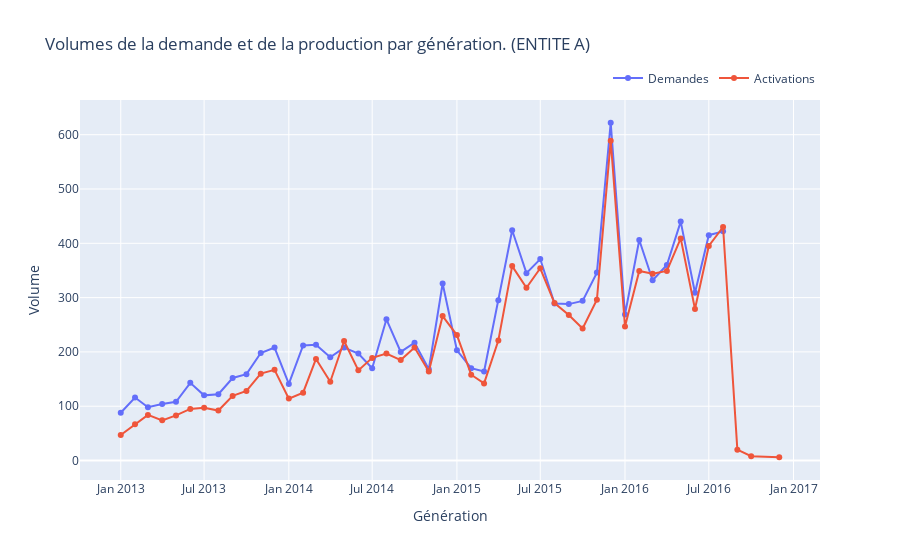

Notebook cell for this chart:
### Markdown cell above
### Entite A

### Code cell
import plotly.graph_objects as go
fig = go.Figure()
fig.add_trace(go.Scatter(x=gen_dmd_A["Gen_Demande"], y=gen_dmd_A["Nbr_D"],
                    mode='lines+markers',
                    name='Demandes'))
fig.add_trace(go.Scatter(x=gen_activ_A["Gen_Active"], y=gen_activ_A["Nbr_A"],
                    mode='lines+markers',
                    name='Activations'))
fig.update_layout(
    title="Volumes de la demande et de la production par génération. (ENTITE A)",
    bargap=0.15,
    legend=dict(orientation="h", yanchor="bottom", y=1.02, xanchor="right", x=1)
)
fig.update_yaxes(title='Volume')
fig.update_xaxes(title='Génération')

### Figure 1 — Plotly figure (JSON) as saved in the notebook; plotly's stock layout.template omitted (floating-point values rounded to 4 significant figures)
{"data": [{"mode": "lines+markers", "name": "Demandes", "type": "scatter", "x": ["2013-01-01", "2013-02-01", "2013-03-01", "2013-04-01", "2013-05-01", "2013-06-01", "2013-07-01", "2013-08-01", "2013-09-01", "2013-10-01", "2013-11-01", "2013-12-01", "2014-01-01", "2014-02-01", "2014-03-01", "2014-04-01", "2014-05-01", "2014-06-01", "2014-07-01", "2014-08-01", "2014-09-01", "2014-10-01", "2014-11-01", "2014-12-01", "2015-01-01", "2015-02-01", "2015-03-01", "2015-04-01", "2015-05-01", "2015-06-01", "2015-07-01", "2015-08-01", "2015-09-01", "2015-10-01", "2015-11-01", "2015-12-01", "2016-01-01", "2016-02-01", "2016-03-01", "2016-04-01", "2016-05-01", "2016-06-01", "2016-07-01", "2016-08-01"], "y": [88, 116, 98, 104, 108, 143, 120, 122, 152, 159, 198, 208, 141, 212, 213, 190, 208, 197, 170, 260, 200, 217, 168, 326, 203, 170, 164, 295, 424, 345, 371, 289, 288, 294, 346, 622, 269, 406, 332, 360, 440, 309, 415, 422]}, {"mode": "lines+markers", "name": "Activations", "type": "scatter", "x": ["2013-01-01", "2013-02-01", "2013-03-01", "2013-04-01", "2013-05-01", "2013-06-01", "2013-07-01", "2013-08-01", "2013-09-01", "2013-10-01", "2013-11-01", "2013-12-01", "2014-01-01", "2014-02-01", "2014-03-01", "2014-04-01", "2014-05-01", "2014-06-01", "2014-07-01", "2014-08-01", "2014-09-01", "2014-10-01", "2014-11-01", "2014-12-01", "2015-01-01", "2015-02-01", "2015-03-01", "2015-04-01", "2015-05-01", "2015-06-01", "2015-07-01", "2015-08-01", "2015-09-01", "2015-10-01", "2015-11-01", "2015-12-01", "2016-01-01", "2016-02-01", "2016-03-01", "2016-04-01", "2016-05-01", "2016-06-01", "2016-07-01", "2016-08-01", "2016-09-01", "2016-10-01", "2016-12-01"], "y": [47, 67, 84, 74, 83, 95, 97, 92, 119, 128, 160, 167, 114, 125, 187, 145, 220, 166, 189, 197, 185, 208, 164, 266, 231, 158, 142, 221, 358, 318, 354, 290, 268, 243, 296, 589, 247, 349, 344, 349, 409, 279, 395, 430, 20, 8, 6]}], "layout": {"bargap": 0.15, "legend": {"orientation": "h", "x": 1, "xanchor": "right", "y": 1.02, "yanchor": "bottom"}, "title": {"text": "Volumes de la demande et de la production par génération. (ENTITE A)"}, "xaxis": {"title": {"text": "Génération"}}, "yaxis": {"title": {"text": "Volume"}}}}
